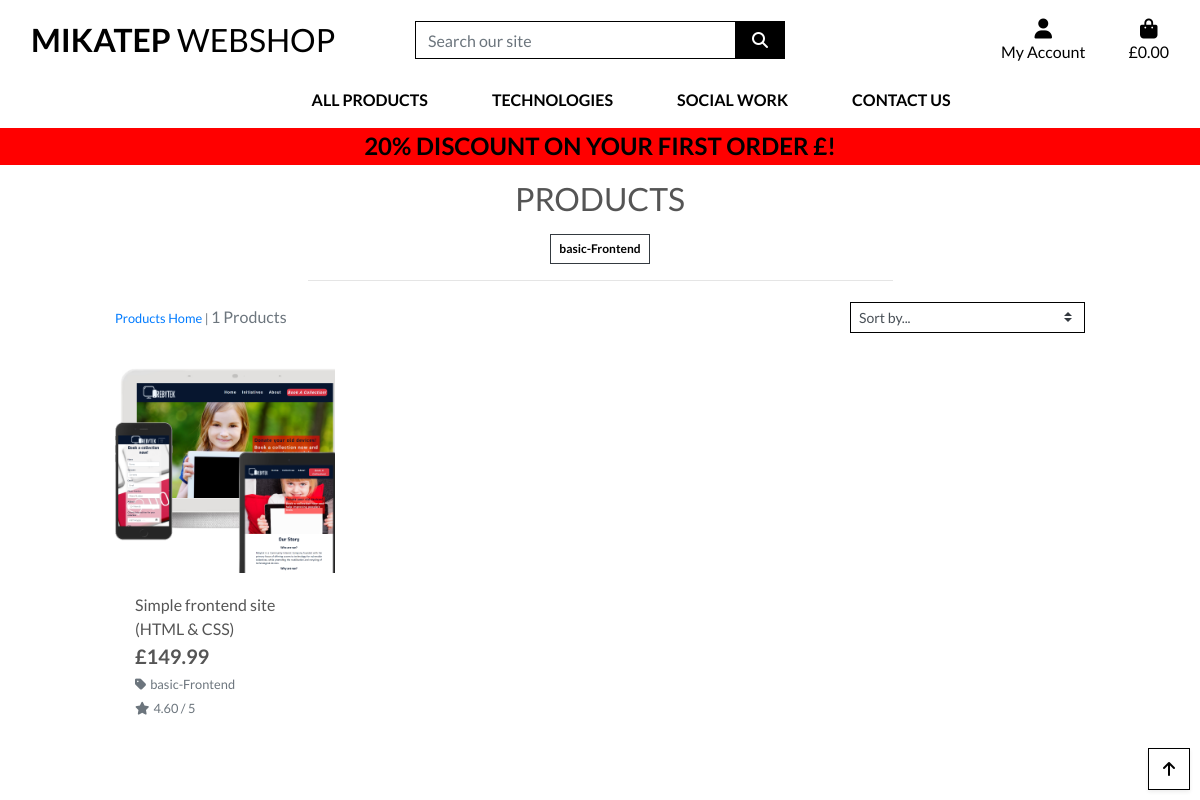
Page /products/?category=basic-frontend on the committed database.
### products/models.py (models this page shows, shortened)
class Category(models.Model):
    class Meta:
        verbose_name_plural ='Categories'
    name = models.CharField(max_length=254)
    friendly_name = models.CharField(max_length=254, null=True, blank=True)

class Product(models.Model):
    category = models.ForeignKey('Category', null=True, blank=True, on_delete=models.SET_NULL)
    sku = models.CharField(max_length=254, null=True, blank=True)
    name = models.CharField(max_length=254)
    description = models.TextField()
    price = models.DecimalField(max_digits=6, decimal_places=2)
    rating = models.DecimalField(max_digits=6, decimal_places=2, null=True, blank=True)
    image = models.ImageField(null=True, blank=True)

### products/views.py (the view, shortened to what this page needs)
# urls.py: path('', views.all_products, name='products'),
def all_products(request):
    products = Product.objects.all()
    query = None
    categories = None
    sort = None
    direction = None
    if request.GET:
        if 'category' in request.GET:
            categories = request.GET['category'].split(',')
            products = products.filter(category__name__in=categories)
            categories = Category.objects.filter(name__in=categories)
    current_sorting = f'{sort}_{direction}'
    context = {
        'products': products,
        'search_term': query,
        'current_categories': categories,
        'current_sorting': current_sorting,
    }
    return render(request, 'products/products.html', context)

### bag/contexts.py (called while the page is built, shortened)
def bag_contents(request):
    bag_items = []
    total = 0
    product_count = 0
    bag = request.session.get('bag', {})
    grand_total =  total
    context = {
        'bag_items': bag_items,
        'total': total,
        'product_count': product_count,
        'grand_total': grand_total,
    }
    return context

### products/templates/products/products.html (shortened to what this page needs)
{% extends "base.html" %}
{% load static %}
{% block page_header %}
    <div class="container header-container">
    </div>
{% endblock %}
{% block content %}
    <div class="overlay"></div>
    <div class="container-fluid">
        <div class="row">
            <div class="col text-center mt-3">
                <h2 class="logo-font">Products</h2>
                {% for c in current_categories %}
                    <a class="category-badge text-decoration-none" href="{% url 'products' %}?category={{ c.name }}">
                        <span class="p-2 mt-2 badge badge-white text-black rounded-0 border border-dark">{{ c.friendly_name }}</span>
                    </a>
                {% endfor %}
                <hr class="w-50 mb-1">
            </div>
        </div>
        <div class="row">
            <div class="product-container col-10 offset-1">
                <div class="row mt-1 mb-2">
                    <div class="col-12 col-md-6 my-auto order-md-last d-flex justify-content-center justify-content-md-end">
                        <div class="sort-select-wrapper w-50">
                            <select id="sort-selector" class="custom-select custom-select-sm rounded-0 border border-{% if current_sorting != 'None_None' %}info{% else %}black{% endif %}">
                                <option value="reset" {% if current_sorting == 'None_None' %}selected{% endif %}>Sort by...</option>
                            </select>
                        </div>
                    </div>
                    <div class="col-12 col-md-6 order-md-first">
                        <p class="text-muted mt-3 text-center text-md-left">
                            {% if search_term or current_categories or current_sorting != 'None_None' %}
                                <span class="small"><a href="{% url 'products' %}">Products Home</a> | </span>
                            {% endif %}
                            {{ products|length }} Products{% if search_term %} found for <strong>"{{ search_term }}"</strong>{% endif %}
                        </p>
                    </div>
                </div>
                <div class="row">
                    {% for product in products %}
                        <div class="col-sm-6 col-md-6 col-lg-4 col-xl-3">
                            <div class="card h-100 border-0">
                                {% if product.image %}
                                <a href="{% url 'product_detail' product.id %}">
                                    <img class="card-img-top img-fluid" src="{{ product.image.url }}" alt="{{ product.name }}">
                                </a>
                                {% else %}
                                <a href="{% url 'product_detail' product.id %}">
                                    <img class="card-img-top img-fluid" src="{{ MEDIA_URL }}noimage.png" alt="{{ product.name }}">
                                </a>
                                {% endif %}
                                <div class="card-body pb-0">
                                    <p class="mb-0">{{ product.name }}</p>
                                </div>
                                <div class="card-footer bg-white pt-0 border-0 text-left">
                                    <div class="row">
                                        <div class="col">
                                            <p class="lead mb-0 text-left font-weight-bold">£{{ product.price }}</p>
                                            {% if product.category %}
                                            <p class="small mt-1 mb-0">
                                                <a class="text-muted" href="{% url 'products' %}?category={{ product.category.name }}">
                                                    <i class="fas fa-tag mr-1"></i>{{ product.category.friendly_name }}
                                                </a>
                                            </p>
                                            {% endif %}
                                            {% if product.rating %}
                                                <small class="text-muted"><i class="fas fa-star mr-1"></i>{{ product.rating }} / 5</small>
                                            {% else %}
                                                <small class="text-muted">No Rating</small>
                                            {% endif %}
                                        </div>
                                    </div>
                                </div>
                            </div>
                        </div>
                    {% endfor %}
                </div>
            </div>
        </div>
    </div>
    <div class="btt-button shadow-sm rounded-0 border border-black">
        <a class="btt-link d-flex h-100">
            <i class="fas fa-arrow-up text-black mx-auto my-auto"></i>
        </a>
    </div>
{% endblock %}

### static/css/base.css (style rules this page uses)
html { height: 100%; }
body { background: url('/media/isometric-tecnology-abstract-background_52683-845.webp') no-repeat center center fixed; background-size: cover; height: calc(100vh - 164px); color: #555; font-family: 'Lato'; }
.logo-font { text-transform: uppercase; }
.text-black { color: #000 !important; }
.border-black { border: 1px solid black !important; }
.overlay { height: 100%; width: 100%; top: 0; left: 0; position: fixed; background: white !important; z-index: -1; }
.btt-button { height: 42px; width: 42px; position: fixed; bottom: 10px; right: 10px; }
.btt-link, .update-link, .remove-item { cursor: pointer; }
@media (min-width: 1200px) { .container { max-width: 80%; } }
@media (min-width: 992px) { .header-container { padding-top: 164px; } }

### rows in the picture
Category: friendly_name "basic-Frontend"
Product: image (picture), name "Simple frontend site (HTML & CSS)", price "149.99", category.friendly_name "basic-Frontend", rating "4.60"

### other values in the picture
{{ products|length }} "1"
